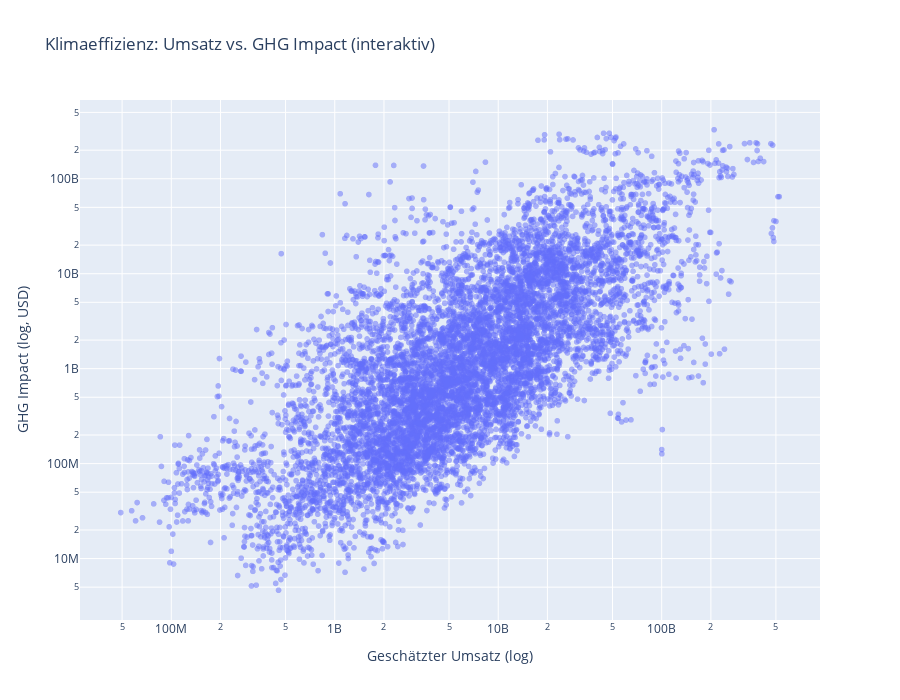

The notebook cell this image was saved under:
### Code cell
df_eff['GHG Intensity (Sales)'] = df_eff['GHG Intensity (Sales)'].abs()
df_eff['Total GHG Environmental Impact (Scope 1, 2, 3)'] = df_eff['Total GHG Environmental Impact (Scope 1, 2, 3)'].abs()

df_eff['Estimated Revenue'] = df_eff['Total GHG Environmental Impact (Scope 1, 2, 3)'] / df_eff['GHG Intensity (Sales)']
df_eff = df_eff[df_eff['Estimated Revenue'] > 0]

# Interaktives Plotly-Diagramm erstellen
fig = px.scatter(
    df_eff,
    x='Estimated Revenue',
    y='Total GHG Environmental Impact (Scope 1, 2, 3)',
    hover_name='Company Name',
    hover_data=['Country', 'Industry (Exiobase)', 'Year'],
    log_x=True,
    log_y=True,
    title='Klimaeffizienz: Umsatz vs. GHG Impact (interaktiv)',
    labels={
        'Estimated Revenue': 'Geschätzter Umsatz',
        'Total GHG Environmental Impact (Scope 1, 2, 3)': 'GHG Impact (USD)'
    }
)

fig.update_traces(marker=dict(size=6, opacity=0.5))
fig.update_layout(height=700)
fig.write_html("../revenue_vs_emissions.html")
fig.show()

### Figure 1 — Plotly figure (JSON) as saved in the notebook; plotly's stock layout.template omitted (floating-point values rounded to 4 significant figures; data arrays with more than 128 entries replaced by an {"elided": "..."} marker saying what was removed)
{"data": [{"customdata": {"elided": "8672x3 mixed values"}, "hovertemplate": "<b>%{hovertext}</b><br><br>Geschätzter Umsatz (log)=%{x}<br>GHG Impact (log, USD)=%{y}<br>Country=%{customdata[0]}<br>Industry (Exiobase)=%{customdata[1]}<br>Year=%{customdata[2]}<extra></extra>", "hovertext": {"elided": "8672 str values"}, "legendgroup": "", "marker": {"color": "#636efa", "opacity": 0.5, "size": 6, "symbol": "circle"}, "mode": "markers", "name": "", "showlegend": false, "type": "scattergl", "x": {"elided": "8672 float values"}, "xaxis": "x", "y": {"elided": "8672 float values"}, "yaxis": "y"}], "layout": {"height": 700, "legend": {"tracegroupgap": 0}, "title": {"text": "Klimaeffizienz: Umsatz vs. GHG Impact (interaktiv)"}, "xaxis": {"anchor": "y", "domain": [0, 1], "title": {"text": "Geschätzter Umsatz (log)"}, "type": "log"}, "yaxis": {"anchor": "x", "domain": [0, 1], "title": {"text": "GHG Impact (log, USD)"}, "type": "log"}}}
